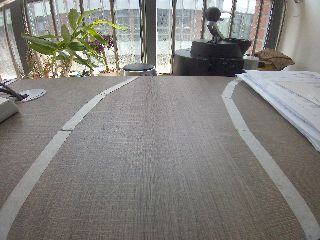
#> input picture cap_imgsimg120-320-240-06-28-105225-1.jpg, 320 x 240 px
$ python lane_canny.py cap_imgsimg120-320-240-06-28-105225-1.jpg   (older library calls are emulated)
#> lines starting #> are read from the running program, lines starting #| are printed output that depends on the picture
# -*- coding: utf-8 -*-

import cv2
import numpy as np
import pickle

import matplotlib.pyplot as plt
import matplotlib.image as mpimg
import os
#from combined_thresh import combined_thresh
#from line_fit import line_fit, viz2, calc_curve, final_viz

import sys

def perspective_transform(img):
	"""
	Execute perspective transform
	"""
	img_size = (img.shape[1], img.shape[0])

	src = np.float32(
		[[14,479],
		[234,100],
		[406,100],
		[627, 479]])

	dst = np.float32(
		[[100, 479],
		[100, 0],
		[539, 0],
		[539, 479]])

	#1280 * 720
	# src = np.float32(
	# 	[[15, 719],
	# 	[467, 350],
	# 	[845, 350],
	# 	[1263, 719]])
	# dst = np.float32(
	# 	[[320, 720],
	# 	[320, 0],
	# 	[960, 0],
	# 	[960, 720]])

	m = cv2.getPerspectiveTransform(src, dst)
	m_inv = cv2.getPerspectiveTransform(dst, src)

	warped = cv2.warpPerspective(img, m, img_size, flags=cv2.INTER_LINEAR)
	return warped, m_inv


def line_fit(binary_warped):
	"""
	Find and fit lane lines
	"""
	# Assuming you have created a warped binary image called "binary_warped"
	# Take a histogram of the bottom half of the image
	histogram = np.sum(binary_warped[binary_warped.shape[0]//2:,:], axis=0)
	# Create an output image to draw on and visualize the result
	out_img = (np.dstack((binary_warped, binary_warped, binary_warped))*255).astype('uint8')
	# Find the peak of the left and right halves of the histogram
	# These will be the starting point for the left and right lines
	midpoint = np.int(histogram.shape[0]/2)
	leftx_base = np.argmax(histogram[100:midpoint]) + 100
	rightx_base = np.argmax(histogram[midpoint:-100]) + midpoint

	# Choose the number of sliding windows
	nwindows = 10 #9
	# Set height of windows
	window_height = np.int(binary_warped.shape[0]/nwindows)
	# Identify the x and y positions of all nonzero pixels in the image
	nonzero = binary_warped.nonzero()
	nonzeroy = np.array(nonzero[0])
	nonzerox = np.array(nonzero[1])
	# Current positions to be updated for each window
	leftx_current = leftx_base
	rightx_current = rightx_base
	# Set the width of the windows +/- margin
	margin = 80 #100
	# Set minimum number of pixels found to recenter window
	minpix = 50
	# Create empty lists to receive left and right lane pixel indices
	left_lane_inds = []
	right_lane_inds = []

	# Step through the windows one by one
	for window in range(nwindows):
		# Identify window boundaries in x and y (and right and left)
		win_y_low = binary_warped.shape[0] - (window+1)*window_height
		win_y_high = binary_warped.shape[0] - window*window_height
		win_xleft_low = leftx_current - margin
		win_xleft_high = leftx_current + margin
		win_xright_low = rightx_current - margin
		win_xright_high = rightx_current + margin
		# Draw the windows on the visualization image
		cv2.rectangle(out_img,(win_xleft_low,win_y_low),(win_xleft_high,win_y_high),(0,255,0), 2)
		cv2.rectangle(out_img,(win_xright_low,win_y_low),(win_xright_high,win_y_high),(0,255,0), 2)
		# Identify the nonzero pixels in x and y within the window
		good_left_inds = ((nonzeroy >= win_y_low) & (nonzeroy < win_y_high) & (nonzerox >= win_xleft_low) & (nonzerox < win_xleft_high)).nonzero()[0]
		good_right_inds = ((nonzeroy >= win_y_low) & (nonzeroy < win_y_high) & (nonzerox >= win_xright_low) & (nonzerox < win_xright_high)).nonzero()[0]
		# Append these indices to the lists
		left_lane_inds.append(good_left_inds)
		right_lane_inds.append(good_right_inds)
		# If you found > minpix pixels, recenter next window on their mean position
		if len(good_left_inds) > minpix:
			leftx_current = np.int(np.mean(nonzerox[good_left_inds]))
		if len(good_right_inds) > minpix:
			rightx_current = np.int(np.mean(nonzerox[good_right_inds]))

	# Concatenate the arrays of indices
	left_lane_inds = np.concatenate(left_lane_inds)
	right_lane_inds = np.concatenate(right_lane_inds)

	# Extract left and right line pixel positions
	leftx = nonzerox[left_lane_inds]
	lefty = nonzeroy[left_lane_inds]
	rightx = nonzerox[right_lane_inds]
	righty = nonzeroy[right_lane_inds]

	# Fit a second order polynomial to each
	left_fit = np.polyfit(lefty, leftx, 2)
	right_fit = np.polyfit(righty, rightx, 2)

	# Return a dict of relevant variables
	ret = {}
	ret['left_fit'] = left_fit
	ret['right_fit'] = right_fit
	ret['nonzerox'] = nonzerox
	ret['nonzeroy'] = nonzeroy
	ret['out_img'] = out_img
	ret['left_lane_inds'] = left_lane_inds
	ret['right_lane_inds'] = right_lane_inds

	return ret


def viz2(binary_warped, ret, save_file=None):
	"""
	Visualize the predicted lane lines with margin, on binary warped image
	save_file is a string representing where to save the image (if None, then just display)
	"""
	# Grab variables from ret dictionary
	left_fit = ret['left_fit']
	right_fit = ret['right_fit']
	nonzerox = ret['nonzerox']
	nonzeroy = ret['nonzeroy']
	left_lane_inds = ret['left_lane_inds']
	right_lane_inds = ret['right_lane_inds']

	# Create an image to draw on and an image to show the selection window
	out_img = (np.dstack((binary_warped, binary_warped, binary_warped))*255).astype('uint8')
	window_img = np.zeros_like(out_img)
	# Color in left and right line pixels
	out_img[nonzeroy[left_lane_inds], nonzerox[left_lane_inds]] = [255, 0, 0]
	out_img[nonzeroy[right_lane_inds], nonzerox[right_lane_inds]] = [0, 0, 255]

	# Generate x and y values for plotting
	ploty = np.linspace(0, binary_warped.shape[0]-1, binary_warped.shape[0])
	left_fitx = left_fit[0]*ploty**2 + left_fit[1]*ploty + left_fit[2]
	right_fitx = right_fit[0]*ploty**2 + right_fit[1]*ploty + right_fit[2]

	# Generate a polygon to illustrate the search window area
	# And recast the x and y points into usable format for cv2.fillPoly()
	margin = 80  # NOTE: Keep this in sync with *_fit()
	left_line_window1 = np.array([np.transpose(np.vstack([left_fitx-margin, ploty]))])
	left_line_window2 = np.array([np.flipud(np.transpose(np.vstack([left_fitx+margin, ploty])))])
	left_line_pts = np.hstack((left_line_window1, left_line_window2))
	right_line_window1 = np.array([np.transpose(np.vstack([right_fitx-margin, ploty]))])
	right_line_window2 = np.array([np.flipud(np.transpose(np.vstack([right_fitx+margin, ploty])))])
	right_line_pts = np.hstack((right_line_window1, right_line_window2))

	# Draw the lane onto the warped blank image
	cv2.fillPoly(window_img, np.int_([left_line_pts]), (0,255, 0))
	cv2.fillPoly(window_img, np.int_([right_line_pts]), (0,255, 0))
	result = cv2.addWeighted(out_img, 1, window_img, 0.3, 0)
	plt.imshow(result)
	plt.plot(left_fitx, ploty, color='yellow')
	plt.plot(right_fitx, ploty, color='yellow')

	plt.xlim(0, 1280)
	plt.ylim(720, 0)
	if save_file is None:
		plt.show()
	else:
		plt.savefig(save_file)
	plt.gcf().clear()


def calc_curve(left_lane_inds, right_lane_inds, nonzerox, nonzeroy):
	"""
	Calculate radius of curvature in meters
	"""
	y_eval = 479 #719  # 720p video/image, so last (lowest on screen) y index is 719

	# Define conversions in x and y from pixels space to meters
	ym_per_pix =  0.33/720  #  3300/720 # meters per pixel in y dimension
	xm_per_pix =   0.255/1280  # 3.7/700 # meters per pixel in x dimension

	# Extract left and right line pixel positions
	leftx = nonzerox[left_lane_inds]
	lefty = nonzeroy[left_lane_inds]
	rightx = nonzerox[right_lane_inds]
	righty = nonzeroy[right_lane_inds]

	# Fit new polynomials to x,y in world space
	left_fit_cr = np.polyfit(lefty*ym_per_pix, leftx*xm_per_pix, 2)
	right_fit_cr = np.polyfit(righty*ym_per_pix, rightx*xm_per_pix, 2)
	# Calculate the new radii of curvature
	left_curverad = ((1 + (2*left_fit_cr[0]*y_eval*ym_per_pix + left_fit_cr[1])**2)**1.5) / np.absolute(2*left_fit_cr[0])
	right_curverad = ((1 + (2*right_fit_cr[0]*y_eval*ym_per_pix + right_fit_cr[1])**2)**1.5) / np.absolute(2*right_fit_cr[0])
	# Now our radius of curvature is in meters

	return left_curverad, right_curverad


def calc_vehicle_offset(undist, left_fit, right_fit):
	"""
	Calculate vehicle offset from lane center, in meters
	"""
	# Calculate vehicle center offset in pixels
	bottom_y = undist.shape[0] - 1
	bottom_x_left = left_fit[0]*(bottom_y**2) + left_fit[1]*bottom_y + left_fit[2]
	bottom_x_right = right_fit[0]*(bottom_y**2) + right_fit[1]*bottom_y + right_fit[2]
	vehicle_offset = undist.shape[1]/2 - (bottom_x_left + bottom_x_right)/2

	# Convert pixel offset to meters
	xm_per_pix = 0.255/1280  # 3.7/700 # meters per pixel in x dimension
	vehicle_offset *= xm_per_pix

	return vehicle_offset


def final_viz(undist, left_fit, right_fit, m_inv, left_curve, right_curve, vehicle_offset):
	"""
	Final lane line prediction visualized and overlayed on top of original image
	"""
	# Generate x and y values for plotting
	ploty = np.linspace(0, undist.shape[0]-1, undist.shape[0])
	left_fitx = left_fit[0]*ploty**2 + left_fit[1]*ploty + left_fit[2]
	right_fitx = right_fit[0]*ploty**2 + right_fit[1]*ploty + right_fit[2]

	# Create an image to draw the lines on
	#warp_zero = np.zeros_like(warped).astype(np.uint8)
	#color_warp = np.dstack((warp_zero, warp_zero, warp_zero))

	color_warp = np.zeros(( undist.shape[0],  undist.shape[1], 3), dtype='uint8')  # NOTE: Hard-coded image dimensions

	# Recast the x and y points into usable format for cv2.fillPoly()
	pts_left = np.array([np.transpose(np.vstack([left_fitx, ploty]))])
	pts_right = np.array([np.flipud(np.transpose(np.vstack([right_fitx, ploty])))])
	pts = np.hstack((pts_left, pts_right))

	# Draw the lane onto the warped blank image
	cv2.fillPoly(color_warp, np.int_([pts]), (0,255, 0))

	# Warp the blank back to original image space using inverse perspective matrix (Minv)
	newwarp = cv2.warpPerspective(color_warp, m_inv, (undist.shape[1], undist.shape[0]))
	# Combine the result with the original image
	result = cv2.addWeighted(undist, 1, newwarp, 0.3, 0)

	# Annotate lane curvature values and vehicle offset from center
	avg_curve = (left_curve + right_curve)/2
	label_str = 'Radius of curvature: %.1f m' % avg_curve
	result = cv2.putText(result, label_str, (30,40), 0, 1, (0,0,0), 2, cv2.LINE_AA)

	label_str = 'Vehicle offset from lane center: %.1f m' % vehicle_offset
	result = cv2.putText(result, label_str, (30,70), 0, 1, (0,0,0), 2, cv2.LINE_AA)

	return result


def auto_canny(image, sigma=0.33):
	v = np.median( image )
	lower = int(max(0, (1.0-sigma)*v))
	upper = int(min(255, (1.0 + sigma)*v))
	edged = cv2.Canny( image, lower, upper )
	return edged


def lane_detect(  image_file ):

	out_path = './out_images/'
	out_image_file = os.path.basename( image_file )
	print( out_image_file  )

	out_image_file = out_image_file.split('.')[0] + '.png'  # write to png format
	image = cv2.imread(image_file)
#> image is the input picture: shape (240, 320, 3); mean B, G, R 126, 130, 132

	#ratio = image.shape[0] / 500.0
	#orig = image.copy()
	# Undistort image
	# Read camera calibration coefficients
#	with open('calibrate_camera.p', 'rb') as f:
	with open('camera_cal_640_480.p', 'rb') as f:
#> (reads camera_cal_640_480.p from the repository)
		save_dict = pickle.load(f)
	mtx = save_dict['mtx']
	dist = save_dict['dist']

	image = cv2.undistort(image, mtx, dist, None, mtx)
	cv2.imwrite( out_path + 'undisort_' + out_image_file, image)

	orgwraped, m_inv = perspective_transform(  image  )
#> in perspective_transform, `warped = cv2.warpPerspective(img, m, img_size, flags=cv2.INTER_LINEAR)`:
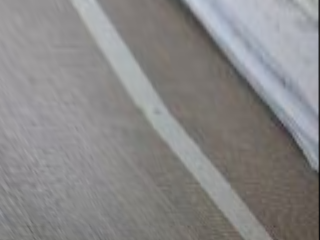
#> warped: shape (240, 320, 3); mean B, G, R 135.2, 135.2, 136.6
#> m_inv = [[0.392, -0.48, 194.8], [6.48e-19, 0.0718, 100], [6.48e-21, -0.0015, 1]]

	# convert the image to grayscale, blur it, and find edges
	gray = cv2.cvtColor(image, cv2.COLOR_RGB2GRAY)  #COLOR_BGR2GRAY
	gray = cv2.GaussianBlur(gray, (5, 5), 0)


	#自适应
	#res1 = cv2.adaptiveThreshold(gray,255,cv2.ADAPTIVE_THRESH_GAUSSIAN_C,cv2.THRESH_BINARY,25,5)
	#edged1 = cv2.Canny(res1, 75, 200)

	edged =  cv2.Canny(gray, 35, 150)  #,  apertureSize=3)  #75, 200
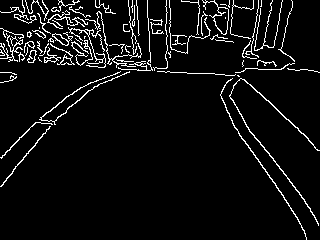
#> edged: shape (240, 320); 6% white in thin lines or dots
	#edged =  auto_canny(gray)
	cv2.imwrite( out_path + 'canny_' + out_image_file, edged)

	wraped, m_inv = perspective_transform(  edged )

# [7 lines of commented-out code are left out]

	cv2.imwrite( out_path + 'orgwraped_' + out_image_file, orgwraped)

	# Polynomial fit
	ret = line_fit(wraped)
#> in line_fit, `histogram = np.sum(binary_warped[binary_warped.shape[0]//2:,:], axis=0)`: histogram = 320 values, max 2775 at index 224, min 0 at index 0, mean 774.2
#> in line_fit, `leftx_base = np.argmax(histogram[100:midpoint]) + 100`: leftx_base = 158
#> in line_fit, `rightx_base = np.argmax(histogram[midpoint:-100]) + midpoint`: rightx_base = 212
#> in line_fit, `nonzero = binary_warped.nonzero()`: nonzero = 4695 positions, rows 0 to 239, columns 67 to 319
#> in line_fit, `nonzeroy = np.array(nonzero[0])`: nonzeroy = 4695 values from 0 to 239
#> in line_fit, `nonzerox = np.array(nonzero[1])`: nonzerox = 4695 values, max 319 at index 3774, min 67 at index 0, mean 190.5
#> in line_fit, `leftx_current = leftx_base`: leftx_current = 158
#> in line_fit, `rightx_current = rightx_base`: rightx_current = 212
#> the loop in line_fit, `for window in range(nwindows):` made 10 passes
#> (win_xleft_low, win_xleft_high, win_xright_low, win_xright_high, leftx_current, rightx_current) on passes 1 to 10: (78, 238, 132, 292, 230, 249), (150, 310, 169, 329, 230, 230), (150, 310, 150, 310, 210, 210), (130, 290, 130, 290, 191, 191), (111, 271, 111, 271, 171, 171), (91, 251, 91, 251, 152, 152), (72, 232, 72, 232, 136, 136), (56, 216, 56, 216, 121, 121), (41, 201, 41, 201, 107, 107), (27, 187, 27, 187, 99, 99)
#> after the loop in line_fit, `for window in range(nwindows):`:
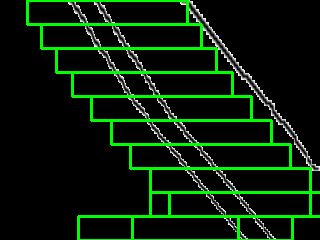
#> out_img: shape (240, 320, 3); mean of channels 0, 1, 2 7, 30.3, 7; drawn as B, G, R
#> after the loop in line_fit, `for window in range(nwindows):`: left_lane_inds = 10 items
#> in line_fit, `left_lane_inds = np.concatenate(left_lane_inds)`: left_lane_inds = 3026 values, max 4609 at index 84, min 0 at index 2637, mean 2412.4
#> in line_fit, `right_lane_inds = np.concatenate(right_lane_inds)`: right_lane_inds = 3218 values, max 4694 at index 276, min 0 at index 2829, mean 2541.8
#> in line_fit, `leftx = nonzerox[left_lane_inds]`: leftx = 3026 values, max 257 at index 361, min 67 at index 2637, mean 157.5
#> in line_fit, `lefty = nonzeroy[left_lane_inds]`: lefty = 3026 values, max 233 at index 84, min 0 at index 2637, mean 106.7
#> in line_fit, `rightx = nonzerox[right_lane_inds]`: rightx = 3218 values, max 275 at index 262, min 67 at index 2829, mean 163.4
#> in line_fit, `righty = nonzeroy[right_lane_inds]`: righty = 3218 values, max 239 at index 263, min 0 at index 2829, mean 114.1
#> in line_fit, `left_fit = np.polyfit(lefty, leftx, 2)`: left_fit = [0.00107, 0.451, 92.66]
#> in line_fit, `right_fit = np.polyfit(righty, rightx, 2)`: right_fit = [0.00115, 0.438, 92.96]
#> ret = 7 items
	left_fit = ret['left_fit']
#> left_fit = [0.00107, 0.451, 92.66]
	right_fit = ret['right_fit']
#> right_fit = [0.00115, 0.438, 92.96]
	nonzerox = ret['nonzerox']
	nonzeroy = ret['nonzeroy']
#> nonzeroy = 4695 values from 0 to 239
	left_lane_inds = ret['left_lane_inds']
	right_lane_inds = ret['right_lane_inds']

	save_file =out_path + 'polyfit_' + out_image_file
	viz2(wraped, ret, save_file=save_file)
#> in viz2, `left_fit = ret['left_fit']`: left_fit = [0.00107, 0.451, 92.66]
#> in viz2, `right_fit = ret['right_fit']`: right_fit = [0.00115, 0.438, 92.96]
#> in viz2, `nonzeroy = ret['nonzeroy']`: nonzeroy = 4695 values from 0 to 239
#> in viz2, `left_fitx = left_fit[0]*ploty**2 + left_fit[1]*ploty + left_fit[2]`: left_fitx = 240 values from 92.66 to 261.6
#> in viz2, `right_fitx = right_fit[0]*ploty**2 + right_fit[1]*ploty + right_fit[2]`: right_fitx = 240 values from 92.96 to 263.4
#> in viz2, `left_line_window1 = np.array([np.transpose(np.vstack([left_fitx-margin..`: left_line_window1 = 240 pairs, first value 12.66 to 181.6, second value 0 to 239
#> in viz2, `left_line_window2 = np.array([np.flipud(np.transpose(np.vstack([left_f..`: left_line_window2 = 240 pairs, first value 172.7 to 341.6, second value 0 to 239
#> in viz2, `left_line_pts = np.hstack((left_line_window1, left_line_window2))`: left_line_pts = 480 pairs, first value 12.66 to 341.6, second value 0 to 239
#> in viz2, `right_line_window1 = np.array([np.transpose(np.vstack([right_fitx-marg..`: right_line_window1 = 240 pairs, first value 12.96 to 183.4, second value 0 to 239
#> in viz2, `right_line_window2 = np.array([np.flipud(np.transpose(np.vstack([right..`: right_line_window2 = 240 pairs, first value 173 to 343.4, second value 0 to 239
#> in viz2, `right_line_pts = np.hstack((right_line_window1, right_line_window2))`: right_line_pts = 480 pairs, first value 12.96 to 343.4, second value 0 to 239
#> in viz2, `cv2.fillPoly(window_img, np.int_([right_line_pts]), (0,255, 0))`: window_img: shape (240, 320, 3); mean of channels 0, 1, 2 0, 127.6, 0
#> in viz2, `plt.savefig(save_file)`:
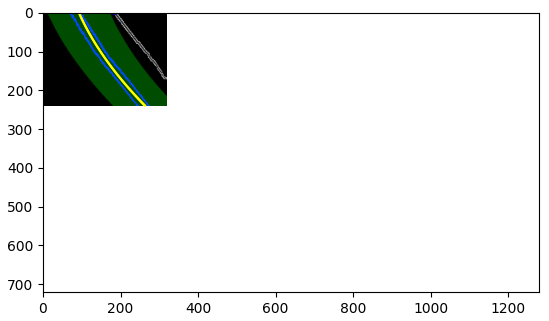
#> figure drawn by matplotlib, 1 panel

		# Do full annotation on original image
		# Code is the same as in 'line_fit_video.py'
	left_curve, right_curve = calc_curve(left_lane_inds, right_lane_inds, nonzerox, nonzeroy)
#> in calc_curve, `left_fit_cr = np.polyfit(lefty*ym_per_pix, leftx*xm_per_pix, 2)`: left_fit_cr = [1.02, 0.196, 0.0185]
#> in calc_curve, `right_fit_cr = np.polyfit(righty*ym_per_pix, rightx*xm_per_pix, 2)`: right_fit_cr = [1.09, 0.19, 0.0185]
#> in calc_curve, `left_curverad = ((1 + (2*left_fit_cr[0]*y_eval*ym_per_pix + left_fit_c..`: left_curverad = 0.826
#> in calc_curve, `right_curverad = ((1 + (2*right_fit_cr[0]*y_eval*ym_per_pix + right_fi..`: right_curverad = 0.798
#> left_curve = 0.826; right_curve = 0.798
	bottom_y = image.shape[0] - 1
#> bottom_y = 239
	bottom_x_left = left_fit[0]*(bottom_y**2) + left_fit[1]*bottom_y + left_fit[2]
#> bottom_x_left = 261.6
	bottom_x_right = right_fit[0]*(bottom_y**2) + right_fit[1]*bottom_y + right_fit[2]
#> bottom_x_right = 263.4
	vehicle_offset = image.shape[1]/2 - (bottom_x_left + bottom_x_right)/2
#> vehicle_offset = -102.5

	xm_per_pix = 3.7/700 # meters per pixel in x dimension
	vehicle_offset *= xm_per_pix
#> vehicle_offset = -0.542

	img = final_viz(image, left_fit, right_fit, m_inv, left_curve, right_curve, vehicle_offset)
#> in final_viz, `left_fitx = left_fit[0]*ploty**2 + left_fit[1]*ploty + left_fit[2]`: left_fitx = 240 values from 92.66 to 261.6
#> in final_viz, `right_fitx = right_fit[0]*ploty**2 + right_fit[1]*ploty + right_fit[2]`: right_fitx = 240 values from 92.96 to 263.4
#> in final_viz, `pts_left = np.array([np.transpose(np.vstack([left_fitx, ploty]))])`: pts_left = 240 pairs, first value 92.66 to 261.6, second value 0 to 239
#> in final_viz, `pts_right = np.array([np.flipud(np.transpose(np.vstack([right_fitx, pl..`: pts_right = 240 pairs, first value 92.96 to 263.4, second value 0 to 239
#> in final_viz, `pts = np.hstack((pts_left, pts_right))`: pts = 480 pairs, first value 92.66 to 263.4, second value 0 to 239
#> in final_viz, `cv2.fillPoly(color_warp, np.int_([pts]), (0,255, 0))`:
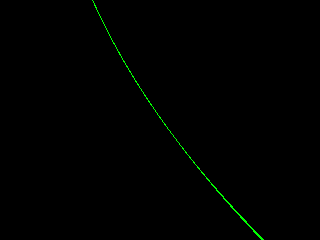
#> color_warp: shape (240, 320, 3); mean of channels 0, 1, 2 0, 1.1, 0; drawn as B, G, R
#> in final_viz, `avg_curve = (left_curve + right_curve)/2`: avg_curve = 0.812
#> in final_viz, `label_str = 'Radius of curvature: %.1f m' % avg_curve`: label_str = 'Radius of curvature: 0.8 m'
#> in final_viz, `label_str = 'Vehicle offset from lane center: %.1f m' % vehicle_offset`: label_str = 'Vehicle offset from lane center: -0.5 m'
#> in final_viz, `result = cv2.putText(result, label_str, (30,70), 0, 1, (0,0,0), 2, cv2..`:
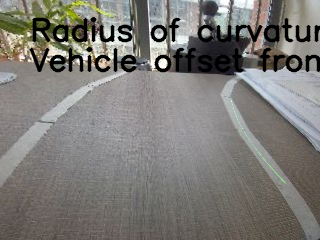
#> result: shape (240, 320, 3); mean B, G, R 118.9, 122.9, 124.8
	plt.imshow(img)
	save_file =out_path + 'annotated_' + out_image_file
	plt.savefig( save_file )


	plt.close('all')

	histogram = np.sum(wraped[wraped.shape[0]//2:,:], axis=0)
	mlval  = np.amax(histogram)
#> mlval = 2775
	plt.subplot(121)
	plt.plot(histogram)
	plt.xlim(0, wraped.shape[1])
	plt.ylim(0, mlval)


	#histogram = np.sum(wraped[wraped.shape[0]//2:,:], axis=1)
	histogram = np.sum(wraped[0:,:], axis=1)
#> histogram = 240 values, max 4558 at index 0, min 902 at index 226, mean 2525.6
	midpoint= np.int(histogram.shape[0]/2)
#> midpoint = 120
	leftx_base = np.argmax(histogram[0:midpoint])
#> leftx_base = 0
	rightx_base = np.argmax(histogram[midpoint: histogram.shape[0]])
#> rightx_base = 2
	mlval  = np.amax(histogram[0:midpoint])
#> mlval = 4558
	mrval = np.amax(histogram[midpoint:])
#> mrval = 3557
	print('mid-l %d : %d mid-r: %d : %d ' %( leftx_base,  mlval, rightx_base, mrval))
#| mid-l 0 : 4558 mid-r: 2 : 3557
	plt.subplot(122)
	plt.plot(histogram)
	plt.xlim(0, wraped.shape[0])
	plt.ylim(0, mlval)
#	plt.show()
	plt.show()
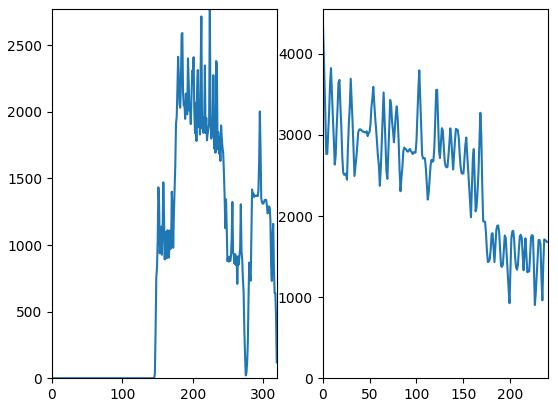
#> figure drawn by matplotlib, 2 panels; panel 1: curve peaks at x = 224, y = 2775; panel 2: curve peaks at x = 0, y = 4558
	# show the original image and the edge detected image
	print("STEP 1: Edge Detection")
	cv2.imshow("Image", image)
	cv2.imshow("Edged", edged)

	cv2.imwrite( out_path + 'wraped_' + out_image_file, wraped)

	cv2.imshow("wraped", wraped )
	cv2.imshow("anotated", img)
	#cv2.imshow("threshold", res1)
	#cv2.imshow("ED2", edged1 )

	cv2.waitKey(0)
	cv2.destroyAllWindows()


if __name__ == '__main__':
	if  len(sys.argv) < 2:
		print('python MyLane.py imgfile')
	else:
		lane_detect( sys.argv[1])
